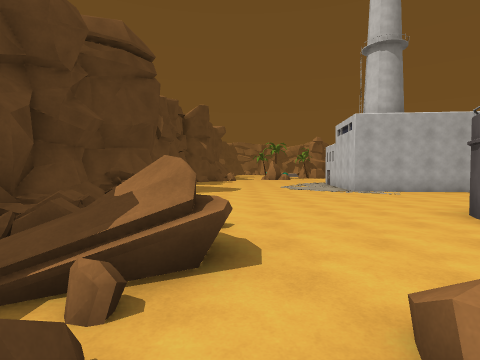
view 1 (above)

24 first-person views from a walk through a Unity game level. The camera is 1.5 m above the floor, tilts 2° down and sees 80° across. The floor is counted in squares, 2 m on a side. Each view is taken from the middle of a square. On the plan, view 1 faces up. The plan holds only what a view shows up to about 10 squares ahead; the rest is blank. The place goes on beyond the plan. Some animated figures are not drawn.

view 2
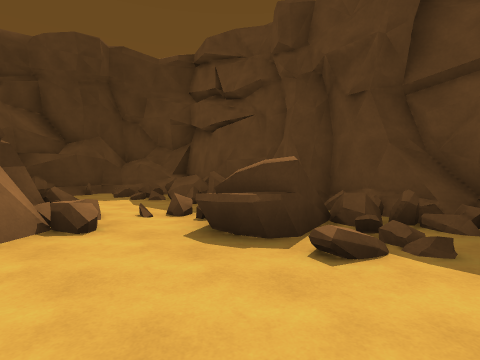

view 3
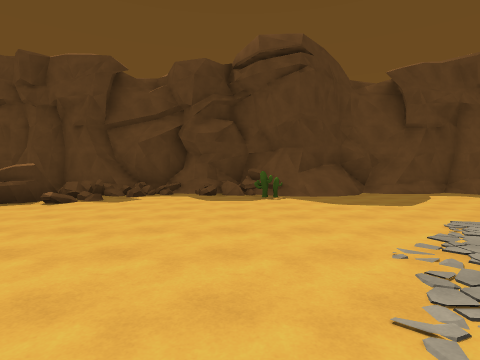

view 4
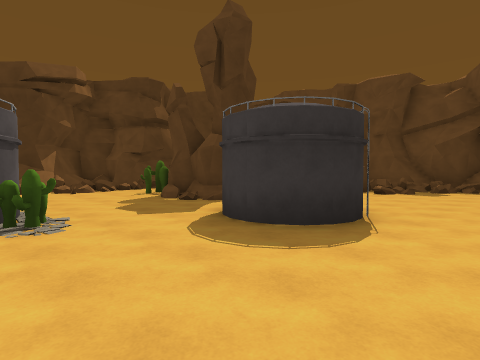

view 5
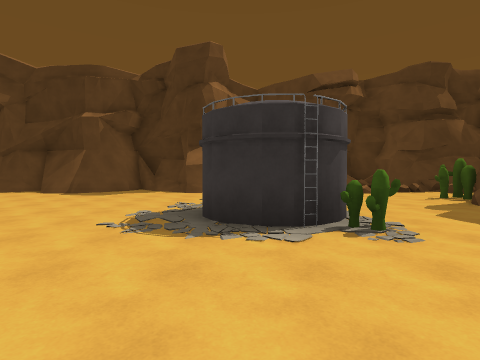

view 6
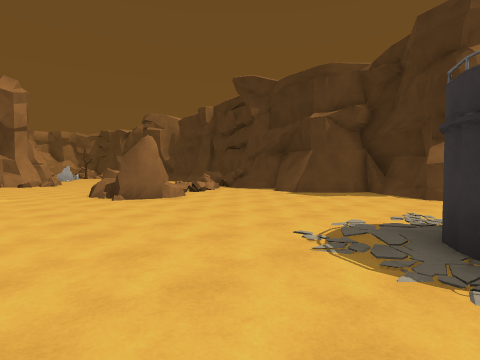

view 7
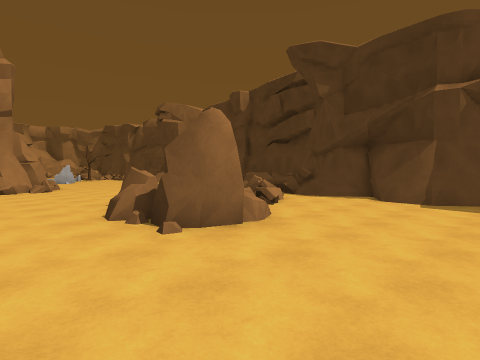

view 8
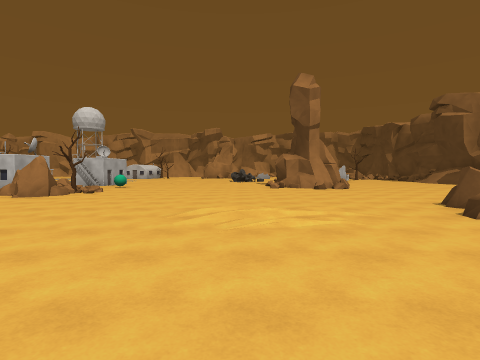

view 9
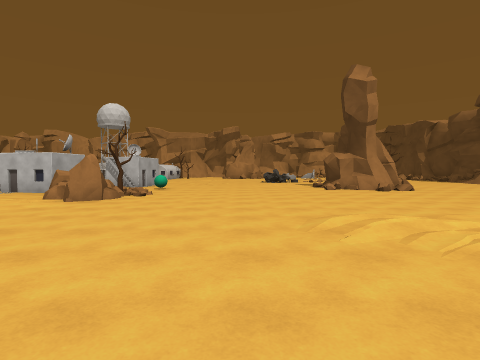

view 10
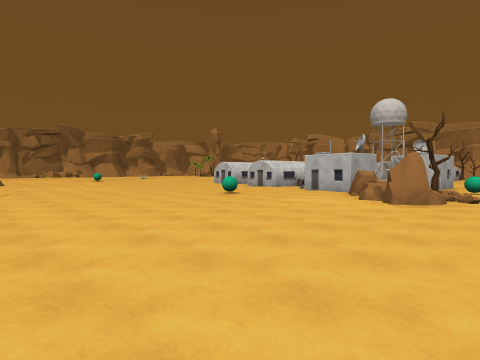

view 11
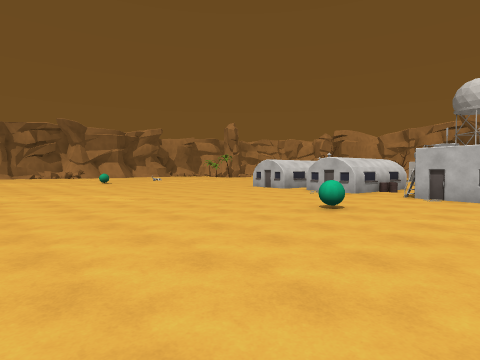

view 12
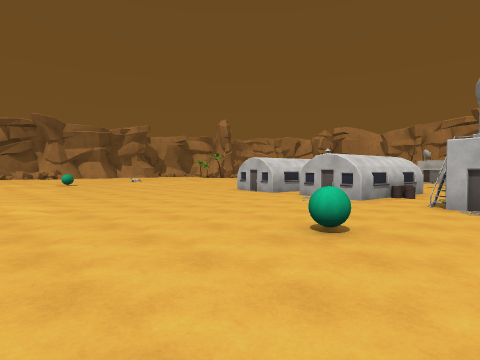

view 13
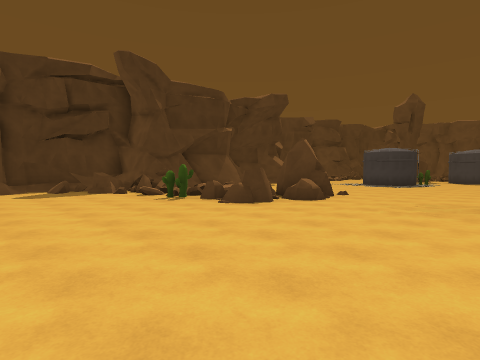

view 14
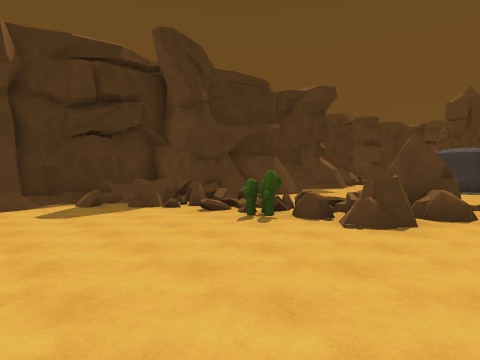

view 15
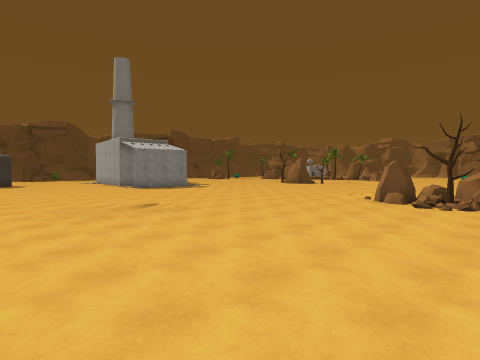

view 16
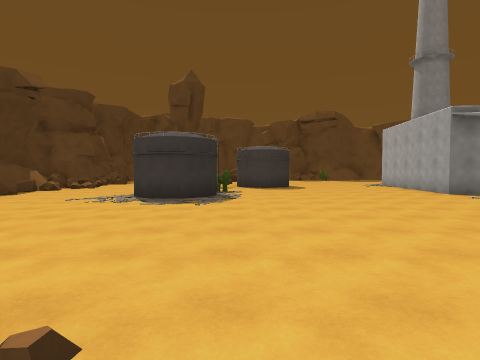

view 17
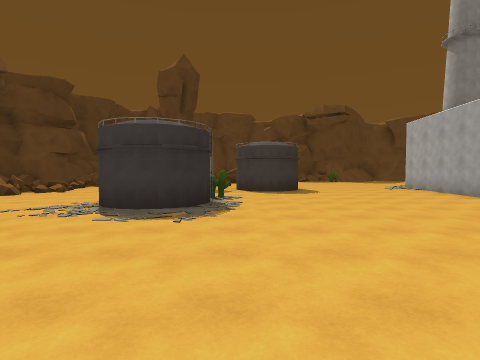

view 18
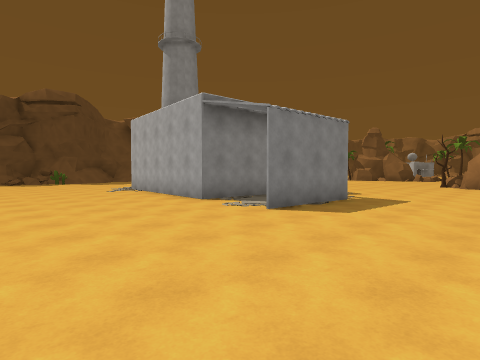

view 19
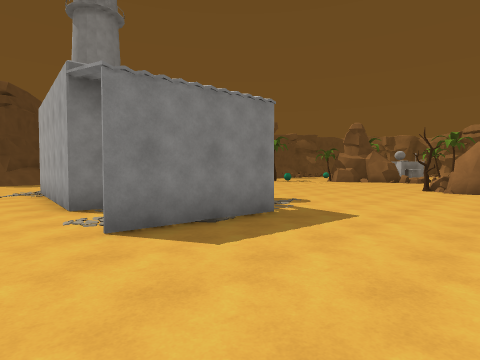

view 20
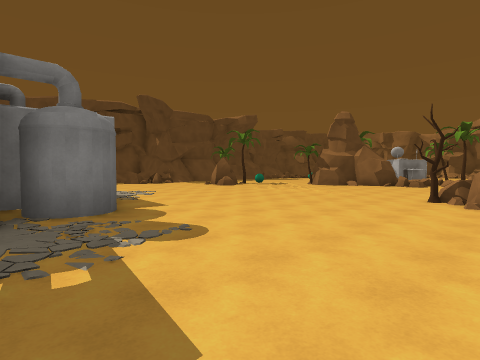

view 21
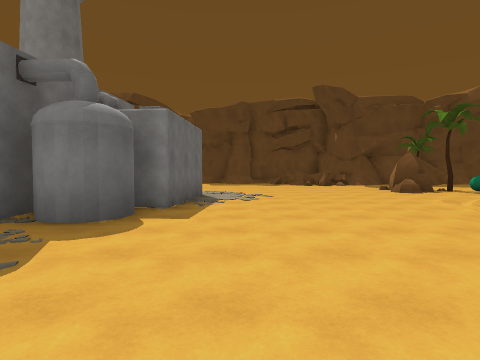

view 22
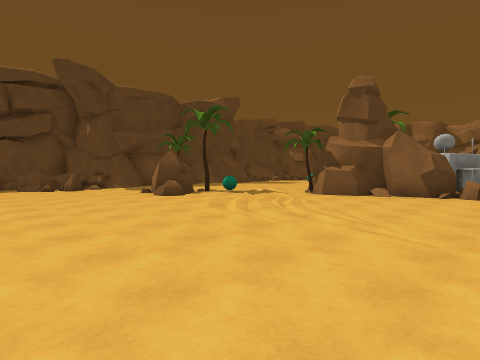

view 23
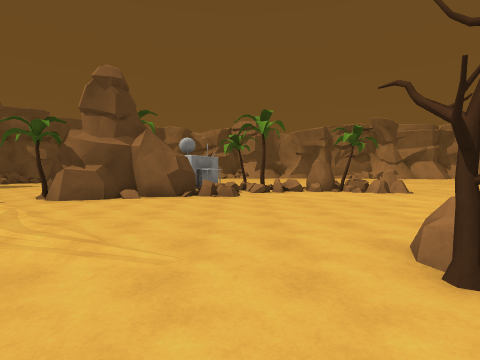

view 24
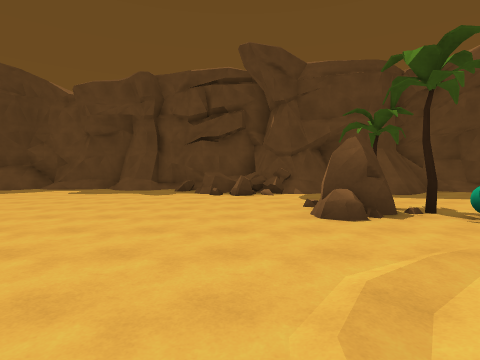

### Floor plan
Key: @ floor where view 1 was taken; # wall or solid block; x gap in a wall; . main floor; : floor 0.25 m higher than the main floor; + floor 0.5 m higher than the main floor; / step, stairs or slope; = window, fence, low wall or low ledge; ^ raised ledge; C cactus; R rock; T tree; B building; A ball.
Columns run from 4 left of view 1 to 25 right of it. Each row starts with its distance up from view 1.
 28                 =#RTR..
 27   /..   ..   ##....R..../
 26   #/..  ..####R...........
 25   ##...  .T#...............
 24   # ....A........... .......
 23   #.  TT...........  ........
 22   #/..RR........... ..........
 21   #=..............  .........B
 20   ##.............TRR..........
 19   ^=..............R ..........
 18    ................ .........B
 17   ................. .....A....
 16 ##................. .........B
 15 #........##..................B
 14 ##....    ###...............B#
 13 ##...      ##..............RR
 12 #/.....     ##..#.........RRT
 11 #//.....    ##..#...........:.
 10 ##/.....######..#.............
  9 #=C...........................
  8 #=............................
  7 #=............................
  6 ##...................../......
  5 #=#.....##............./......
  4  #=.....##....................
  3  #=#=....#.................../
  2  ##=... ....C###.....RRR...../
  1  ##=.=####...###.....#RRR.....
  0 ##^.@#####... #.......#RR.....
 -1 ##=..#  #C............==CC....
 -2 #==..   C..............==+....
 -3 #=#..   .............../=x...
 -4 ##=..  ## ==.=/##..###/##^=..
 -5  #####    ##    ######### =..
 -6            #            #####

Where each view was taken, in squares from view 1:
view 1: 0 up, 0 right, facing up
view 2: 5 up, 2 right, facing down-left
view 3: 8 up, 6 right, facing left
view 4: 7 up, 9 right, facing down-left
view 5: 6 up, 10 right, facing down
view 6: 5 up, 10 right, facing down-right
view 7: 4 up, 14 right, facing down-right
view 8: 6 up, 14 right, facing right
view 9: 8 up, 15 right, facing right
view 10: 10 up, 15 right, facing up-right
view 11: 14 up, 16 right, facing up-right
view 12: 15 up, 18 right, facing up-right
view 13: 6 up, 25 right, facing down-left
view 14: 3 up, 25 right, facing down-left
view 15: 3 up, 25 right, facing up-left
view 16: 3 up, 18 right, facing left
view 17: 3 up, 16 right, facing left
view 18: 5 up, 15 right, facing up-left
view 19: 8 up, 15 right, facing up-left
view 20: 12 up, 14 right, facing up-left
view 21: 16 up, 13 right, facing left
view 22: 17 up, 11 right, facing up-left
view 23: 18 up, 11 right, facing up
view 24: 20 up, 8 right, facing left
